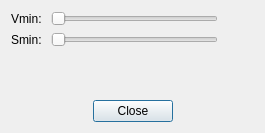
<?xml version="1.0" encoding="UTF-8"?>
<ui version="4.0">
 <class>CamshiftDialog</class>
 <widget class="QDialog" name="CamshiftDialog">
  <property name="geometry">
   <rect>
    <x>0</x>
    <y>0</y>
    <width>265</width>
    <height>133</height>
   </rect>
  </property>
  <property name="windowTitle">
   <string>Dialog</string>
  </property>
  <layout class="QGridLayout" name="gridLayout">
   <item row="0" column="0">
    <layout class="QHBoxLayout" name="horizontalLayout">
     <item>
      <widget class="QLabel" name="vMin">
       <property name="text">
        <string>Vmin: </string>
       </property>
      </widget>
     </item>
     <item>
      <widget class="QSlider" name="vMinSlider">
       <property name="maximum">
        <number>255</number>
       </property>
       <property name="orientation">
        <enum>Qt::Horizontal</enum>
       </property>
      </widget>
     </item>
     <item>
      <widget class="QLabel" name="label">
       <property name="minimumSize">
        <size>
         <width>30</width>
         <height>0</height>
        </size>
       </property>
       <property name="text">
        <string/>
       </property>
      </widget>
     </item>
    </layout>
   </item>
   <item row="1" column="0">
    <layout class="QHBoxLayout" name="horizontalLayout_2">
     <item>
      <widget class="QLabel" name="sMin">
       <property name="text">
        <string>Smin: </string>
       </property>
      </widget>
     </item>
     <item>
      <widget class="QSlider" name="sMinSlider">
       <property name="maximum">
        <number>255</number>
       </property>
       <property name="orientation">
        <enum>Qt::Horizontal</enum>
       </property>
      </widget>
     </item>
     <item>
      <widget class="QLabel" name="label_2">
       <property name="minimumSize">
        <size>
         <width>30</width>
         <height>0</height>
        </size>
       </property>
       <property name="text">
        <string/>
       </property>
      </widget>
     </item>
    </layout>
   </item>
   <item row="2" column="0">
    <spacer name="verticalSpacer">
     <property name="orientation">
      <enum>Qt::Vertical</enum>
     </property>
     <property name="sizeHint" stdset="0">
      <size>
       <width>20</width>
       <height>40</height>
      </size>
     </property>
    </spacer>
   </item>
   <item row="3" column="0">
    <layout class="QHBoxLayout" name="horizontalLayout_3">
     <item>
      <spacer name="horizontalSpacer">
       <property name="orientation">
        <enum>Qt::Horizontal</enum>
       </property>
       <property name="sizeHint" stdset="0">
        <size>
         <width>40</width>
         <height>20</height>
        </size>
       </property>
      </spacer>
     </item>
     <item>
      <widget class="QPushButton" name="closeButton">
       <property name="text">
        <string>Close</string>
       </property>
      </widget>
     </item>
     <item>
      <spacer name="horizontalSpacer_2">
       <property name="orientation">
        <enum>Qt::Horizontal</enum>
       </property>
       <property name="sizeHint" stdset="0">
        <size>
         <width>40</width>
         <height>20</height>
        </size>
       </property>
      </spacer>
     </item>
    </layout>
   </item>
  </layout>
 </widget>
 <resources/>
 <connections>
  <connection>
   <sender>closeButton</sender>
   <signal>clicked()</signal>
   <receiver>CamshiftDialog</receiver>
   <slot>accept()</slot>
   <hints>
    <hint type="sourcelabel">
     <x>131</x>
     <y>114</y>
    </hint>
    <hint type="destinationlabel">
     <x>212</x>
     <y>79</y>
    </hint>
   </hints>
  </connection>
  <connection>
   <sender>vMinSlider</sender>
   <signal>valueChanged(int)</signal>
   <receiver>label</receiver>
   <slot>setNum(int)</slot>
   <hints>
    <hint type="sourcelabel">
     <x>167</x>
     <y>22</y>
    </hint>
    <hint type="destinationlabel">
     <x>236</x>
     <y>21</y>
    </hint>
   </hints>
  </connection>
  <connection>
   <sender>sMinSlider</sender>
   <signal>valueChanged(int)</signal>
   <receiver>label_2</receiver>
   <slot>setNum(int)</slot>
   <hints>
    <hint type="sourcelabel">
     <x>157</x>
     <y>50</y>
    </hint>
    <hint type="destinationlabel">
     <x>236</x>
     <y>49</y>
    </hint>
   </hints>
  </connection>
 </connections>
</ui>
